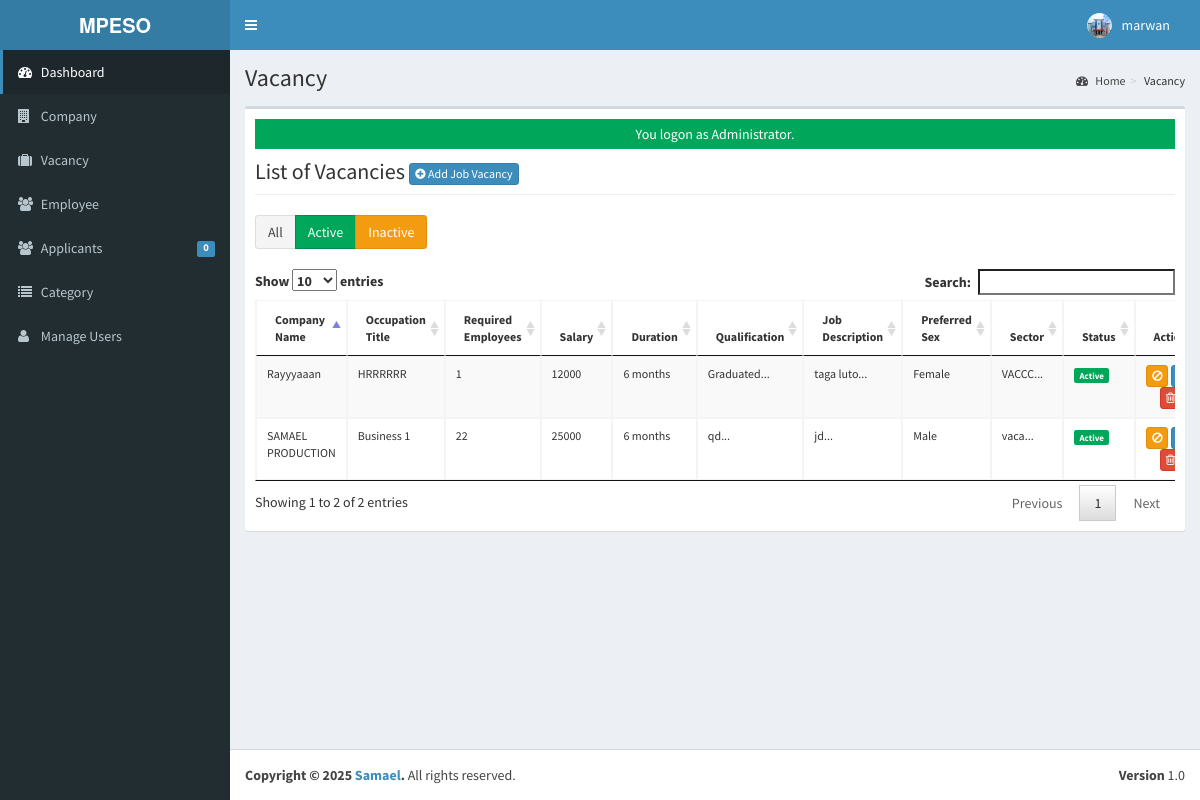
Screenshot of /admin/vacancy/index.php (signed in) with the database file from the repository.
### tables this page shows
CREATE TABLE `tblusers` (
  `USERID` varchar(30) NOT NULL,
  `FULLNAME` varchar(40) NOT NULL,
  `USERNAME` varchar(90) NOT NULL,
  `PASS` varchar(90) NOT NULL,
  `ROLE` varchar(30) NOT NULL,
  `PICLOCATION` varchar(255) NOT NULL
);

CREATE TABLE `tbljob` (
  `JOBID` int NOT NULL,
  `COMPANYID` int NOT NULL,
  `CATEGORY` varchar(250) NOT NULL,
  `OCCUPATIONTITLE` varchar(90) NOT NULL,
  `REQ_NO_EMPLOYEES` int NOT NULL,
  `SALARIES` double NOT NULL,
  `DURATION_EMPLOYEMENT` varchar(90) NOT NULL,
  `QUALIFICATION_WORKEXPERIENCE` text NOT NULL,
  `JOBDESCRIPTION` text NOT NULL,
  `PREFEREDSEX` varchar(30) NOT NULL,
  `SECTOR_VACANCY` text NOT NULL,
  `JOBSTATUS` varchar(90) NOT NULL,
  `DATEPOSTED` datetime NOT NULL
);

CREATE TABLE `tblcompany` (
  `COMPANYID` int NOT NULL,
  `COMPANYNAME` varchar(90) NOT NULL,
  `COMPANYADDRESS` varchar(90) NOT NULL,
  `COMPANYCONTACTNO` varchar(30) NOT NULL,
  `COMPANYSTATUS` varchar(90) NOT NULL
);

### admin/vacancy/index.php (called while the page is built, shortened)
<?php
require_once("../../include/initialize.php");
$title="Vacancy";
require_once ("../theme/templates.php");
?>

### include/database.php (called while the page is built, shortened)
<?php
class Database {
	var $sql_string = '';
	private $conn;
	public function open_connection() {
		$this->conn = mysqli_connect(server,user,pass);
		if(!$this->conn){
			$this->error_msg = "Problem in database connection! Contact administrator!";
			error_log($this->error_msg);
			exit();
		} else {
			$db_select = mysqli_select_db($this->conn,database_name);
		}
	}
	function setQuery($sql='') {
		$this->sql_string = $sql;
		return true;
	}
	function executeQuery() {
		$result = mysqli_query($this->conn, $this->sql_string);
		return $result;
	}
	function loadResultList( $key='' ) {
		$cur = $this->executeQuery();
		$array = array();
		while ($row = mysqli_fetch_object($cur)) {
			if ($key) {
				$array[$row->$key] = $row;
			} else {
				$array[] = $row;
			}
		}
		return $array;
	}
	function loadSingleResult() {
		$cur = $this->executeQuery();
		$row = mysqli_fetch_object($cur);
		return $row;
	}
}
$mydb = new Database();
?>

### include/accounts.php (called while the page is built, shortened)
<?php
require_once(LIB_PATH.DS.'database.php');
class User {
	protected static  $tblname = "tblusers";
	function single_user($id=""){
			global $mydb;
			$mydb->setQuery("SELECT * FROM ".self::$tblname."
				Where USERID= '{$id}' LIMIT 1");
			$cur = $mydb->loadSingleResult();
			return $cur;
	}
}
?>

### include/function.php (called while the page is built, shortened)
<?php
function currentpage(){
		$this_page = $_SERVER['SCRIPT_NAME'];
	    $bits = explode('/',$this_page);
		 return $bits[3];
	}
		?>

### admin/vacancy/list.php (the view, shortened to what this page needs)
<div class="row">
      	 <div class="col-lg-12">
           <h1 class="page-header">List of Vacancies  <a href="index.php?view=add" class="btn btn-primary btn-xs  ">  <i class="fa fa-plus-circle fw-fa"></i> Add Job Vacancy</a>  </h1>
      		</div>
  		 </div>
  		 <div class="row">
  		 	<div class="col-lg-12">
  		 		<div class="btn-group">
  		 			<a href="index.php" class="btn btn-default">All</a>
  		 			<a href="index.php?status=Active" class="btn btn-success">Active</a>
  		 			<a href="index.php?status=Inactive" class="btn btn-warning">Inactive</a>
  		 		</div>
  		 	</div>
  		 </div>
  		 <br>
 		    <form action="controller.php?action=delete" Method="POST">
		     <div class="table-responsive">
			<table id="dash-table" class="table table-striped table-bordered table-hover"  style="font-size:12px" cellspacing="0">
			  <thead>
			  	<tr>
			  		<th>Company Name</th>
			  		<th>Occupation Title</th>
			  		<th>Required Employees</th>
			  		<th>Salary</th>
			  		<th>Duration</th>
			  		<th>Qualification</th>
			  		<th>Job Description</th>
			  		<th>Preferred Sex</th>
			  		<th>Sector</th>
			  		<th>Status</th>
			  		<th width="10%" align="center">Action</th>
			  	</tr>
			  </thead>
			  <tbody>
			  	<?php
			  		$sql = "SELECT * FROM `tbljob` j, `tblcompany` c WHERE j.COMPANYID=c.COMPANYID";
			  		$sql .= " ORDER BY j.DATEPOSTED DESC";
			  		$mydb->setQuery($sql);
			  		$cur = $mydb->loadResultList();
					foreach ($cur as $result) {
			  		echo '<tr>';
			  			echo '<td>' . $result->COMPANYNAME.'</td>';
			  			echo '<td>' . $result->OCCUPATIONTITLE.'</td>';
			  			echo '<td>' . $result->REQ_NO_EMPLOYEES.'</td>';
			  			echo '<td>' . $result->SALARIES.'</td>';
			  			echo '<td>' . $result->DURATION_EMPLOYEMENT.'</td>';
			  			echo '<td>' . substr($result->QUALIFICATION_WORKEXPERIENCE, 0, 50) . '...</td>';
			  			echo '<td>' . substr($result->JOBDESCRIPTION, 0, 50) . '...</td>';
			  			echo '<td>' . $result->PREFEREDSEX.'</td>';
			  			echo '<td>' . substr($result->SECTOR_VACANCY, 0, 50) . '...</td>';
			  			echo '<td><span class="label label-'.($result->JOBSTATUS=='Active' ? 'success' : 'warning').'">' . $result->JOBSTATUS.'</span></td>';
			  		echo '<td align="center">
			  			<a title="'.($result->JOBSTATUS=='Active' ? 'Deactivate' : 'Activate').'" href="controller.php?action=toggle&id='.$result->JOBID.'" class="btn btn-'.($result->JOBSTATUS=='Active' ? 'warning' : 'success').' btn-xs"><span class="fa fa-'.($result->JOBSTATUS=='Active' ? 'ban' : 'check').' fw-fa"></span></a>
			  			<a title="Edit" href="index.php?view=edit&id='.$result->JOBID.'" class="btn btn-primary btn-xs"><span class="fa fa-edit fw-fa"></span></a>
			  			<a title="Delete" href="controller.php?action=delete&id='.$result->JOBID.'" class="btn btn-danger btn-xs" onclick="return confirm(\'Are you sure you want to delete this job vacancy?\')"><span class="fa fa-trash-o fw-fa"></span></a>
			  		</td>';
			  		echo '</tr>';
			  	}
			  	?>
			  </tbody>
			</table>
			</div>
		</form>

### admin/theme/templates.php (shortened to what this page needs)
<!DOCTYPE html>
<html>
    <head>
        <link rel="stylesheet" href="<?php echo web_root;?>bootstrap/css/bootstrap.min.css">
        <link rel="stylesheet" href="<?php echo web_root;?>plugins/font-awesome/css/font-awesome.min.css">
        <link rel="stylesheet" href="<?php echo web_root;?>dist/css/AdminLTE.min.css">
        <link rel="stylesheet" href="<?php echo web_root;?>dist/css/skins/_all-skins.min.css">
        <link rel="stylesheet" href="<?php echo web_root;?>plugins/iCheck/flat/blue.css">
        <link rel="stylesheet" href="<?php echo web_root;?>plugins/morris/morris.css">
        <link rel="stylesheet" href="<?php echo web_root;?>plugins/jvectormap/jquery-jvectormap-1.2.2.css">
        <link href="<?php echo web_root; ?>plugins/datepicker/bootstrap-datetimepicker.min.css" rel="stylesheet" media="screen">
        <link rel="stylesheet" href="<?php echo web_root;?>plugins/dataTables/jquery.dataTables.min.css">
        <link rel="stylesheet" href="<?php echo web_root;?>plugins/bootstrap-wysihtml5/bootstrap3-wysihtml5.min.css">
    </head>
 <body class="hold-transition skin-blue fixed sidebar-mini">
<div class="wrapper">
  <header class="main-header">
    <a href="<?php echo web_root;?>/admin/" class="logo">
      <span class="logo-lg"><b>MPESO</b></span>
    </a>
    <nav class="navbar navbar-static-top" role="navigation">
      <a href="#" class="sidebar-toggle" data-toggle="offcanvas" role="button">
      </a>
      <div class="navbar-custom-menu">
        <ul class="nav navbar-nav">
          <?php
              $user = New User();
              $singleuser = $user->single_user($_SESSION['ADMIN_USERID']);
          ?>
          <li class="dropdown user user-menu" style="padding-right: 15px;"  >
            <a href="#" class="dropdown-toggle" data-toggle="dropdown">
              <img src="<?php echo !empty($singleuser->PICLOCATION) ? web_root.'admin/user/'.$singleuser->PICLOCATION : web_root.'admin/user/photos/default.png'; ?>" class="user-image" alt="User Image">
              <span class="hidden-xs"><?php echo $singleuser->FULLNAME; ?></span>
            </a>
          </li>
        </ul>
      </div>
    </nav>
  </header>
  <aside class="main-sidebar">
    <section class="sidebar">
      <ul class="sidebar-menu">
        <li  class="<?php echo (currentpage() == 'index.php') ? "active" : false;?>" >
          <a href="<?php echo web_root ;?>admin/">
            <i class="fa fa-dashboard"></i> <span>Dashboard</span>
          </a>
        </li>
        <li class="<?php echo (currentpage() == 'company') ? "active" : false;?>" >
          <a href="<?php echo web_root ;?>admin/company/">
            <i class="fa fa-building"></i> <span>Company</span>
          </a>
        </li>
        <li class="<?php echo (currentpage() == 'vacancy') ? "active" : false;?>" >
          <a href="<?php echo web_root ;?>admin/vacancy/">
            <i class="fa fa-suitcase"></i> <span>Vacancy</span>
          </a>
        </li>
        <li class="<?php echo (currentpage() == 'employee') ? "active" : false;?>" >
          <a href="<?php echo web_root ;?>admin/employee/">
            <i class="fa fa-users"></i> <span>Employee</span>
          </a>
        </li>
        <li class="<?php echo (currentpage() == 'applicants') ? "active" : false;?>" >
          <a href="<?php echo web_root ;?>admin/applicants/">
            <i class="fa fa-users"></i> <span>Applicants</span>
            <span class="label label-primary pull-right">
              <?php
                $sql = "SELECT count(*) as 'APPL' FROM `tbljobregistration` WHERE `PENDINGAPPLICATION`=1";
                $mydb->setQuery($sql);
                $pending = $mydb->loadSingleResult();
                echo $pending->APPL;
              ?>
            </span>
          </a>
        </li>
        <li class="<?php echo (currentpage() == 'category') ? "active" : false;?>" >
          <a href="<?php echo web_root ;?>admin/category/">
            <i class="fa fa-list"></i> <span>Category</span>
          </a>
        </li>
         <li class="<?php echo (currentpage() == 'user') ? "active" : false;?>">
          <a href="<?php echo web_root; ?>admin/user/">
            <i class="fa fa-user"></i> <span>Manage Users</span> </a>
        </li>
      </ul>
    </section>
  </aside>
  <div class="content-wrapper">
  <section class="content-header">
      <h1>
        <?php echo isset($title) ? $title : ''; ?>
      </h1>
      <ol class="breadcrumb">
        <?php
          if ($title!='Home') {
            $active_title = '';
            if (isset($_GET['view'])) {
              $active_title = '<li class='.$active_title.'><a href="index.php">'.$title.'</a></li>';
            }else{
              $active_title = '<li class='.$active_title.'>'.$title.'</li>';
            }
            echo '<li><a href='.web_root.'admin/><i class="fa fa-dashboard"></i> Home</a></li>';
            echo  $active_title;
          }
        ?>
      </ol>
    </section>
         <section class="content">
          <div class="row">
            <div class="col-xs-12">
              <div class="box">
                <div class="box-body">
              <?php
               check_message();
               require_once $content;
               ?>
             </div>
           </div>
         </div>
         </section>
 </div>
  <footer class="main-footer">
    <div class="pull-right hidden-xs">
      <b>Version</b> 1.0
    </div>
    <strong>Copyright &copy; 2025 <a href="m.me/kh1ddtv">Samael</a>.</strong> All rights
    reserved.
  </footer>
    </body>
</html>

### include/session.php (shortened to what this page needs)
		<?php
	function check_message(){
		if(isset($_SESSION['message'])){
			if(isset($_SESSION['msgtype'])){
				if ($_SESSION['msgtype']=="info"){
	 				echo  '<div class="alert-info" style="height:30px;text-align:center;padding:5px">'. $_SESSION['message'] . '</div>';
				}elseif($_SESSION['msgtype']=="error"){
					echo  '<div class="alert alert-danger" style="height:30px;text-align:center;padding:5px">' . $_SESSION['message'] . '</div>';
				}elseif($_SESSION['msgtype']=="success"){
					echo  '<div class="alert-success" style="height:30px;text-align:center;padding:5px">' . $_SESSION['message'] . '</div>';
				}
	   		}
		}
	}
?>

### rows the page displays
tblusers: PICLOCATION (picture), FULLNAME "marwan"
tbljob: COMPANYID.COMPANYNAME "Rayyyaaan", OCCUPATIONTITLE "HRRRRRR", REQ_NO_EMPLOYEES "1", SALARIES "12000", DURATION_EMPLOYEMENT "6 months", QUALIFICATION_WORKEXPERIENCE "Graduated", JOBDESCRIPTION "taga luto", PREFEREDSEX "Female", SECTOR_VACANCY "VACCC", JOBSTATUS "Active"
tbljob: COMPANYID.COMPANYNAME "SAMAEL PRODUCTION", OCCUPATIONTITLE "Business 1", REQ_NO_EMPLOYEES "22", SALARIES "25000", DURATION_EMPLOYEMENT "6 months", QUALIFICATION_WORKEXPERIENCE "qd", JOBDESCRIPTION "jd", PREFEREDSEX "Male", SECTOR_VACANCY "vaca", JOBSTATUS "Active"

### other values shown
$pending->APPL "0"
$title "Vacancy"
$_SESSION['message'] "You logon as Administrator."
